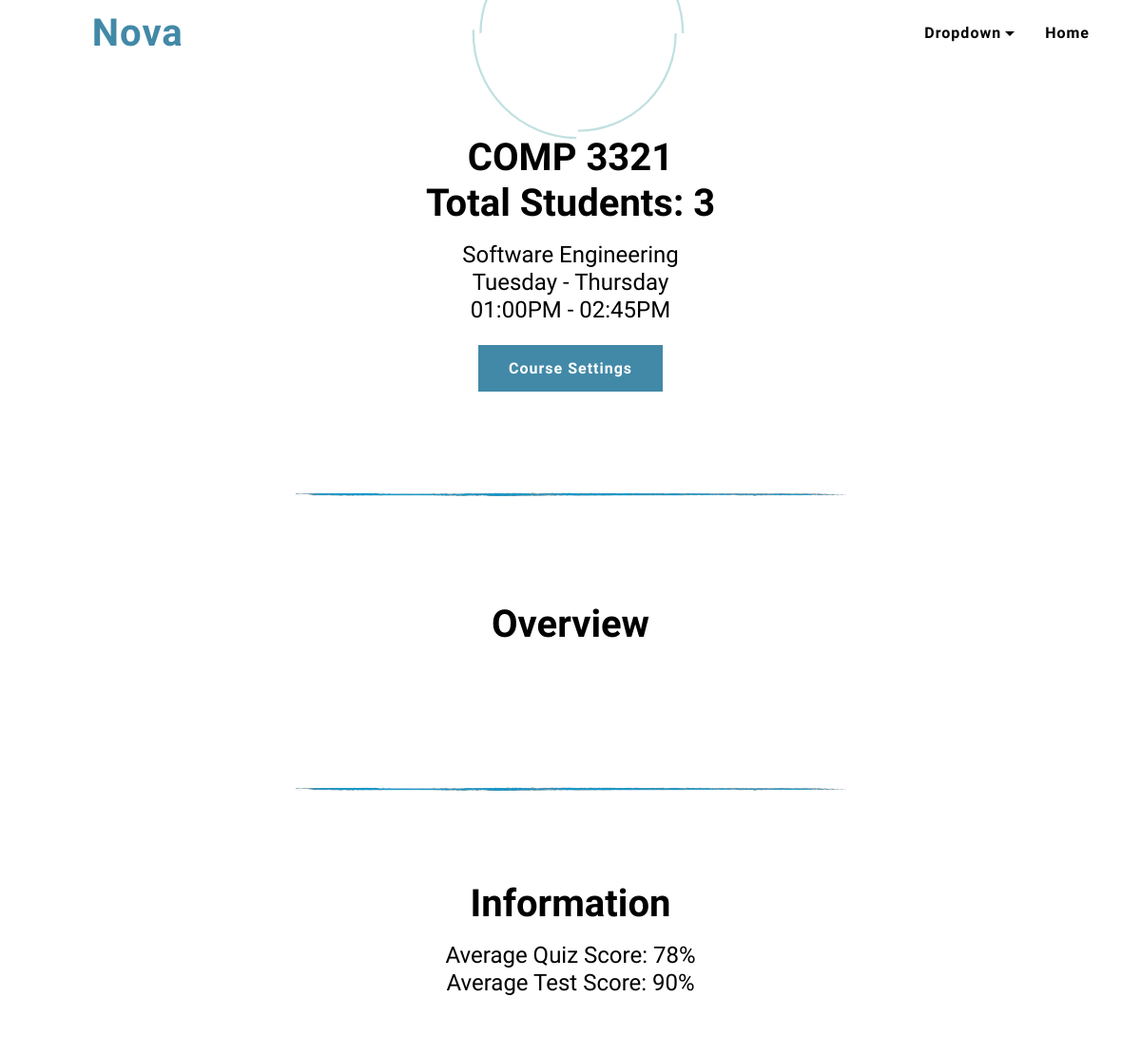
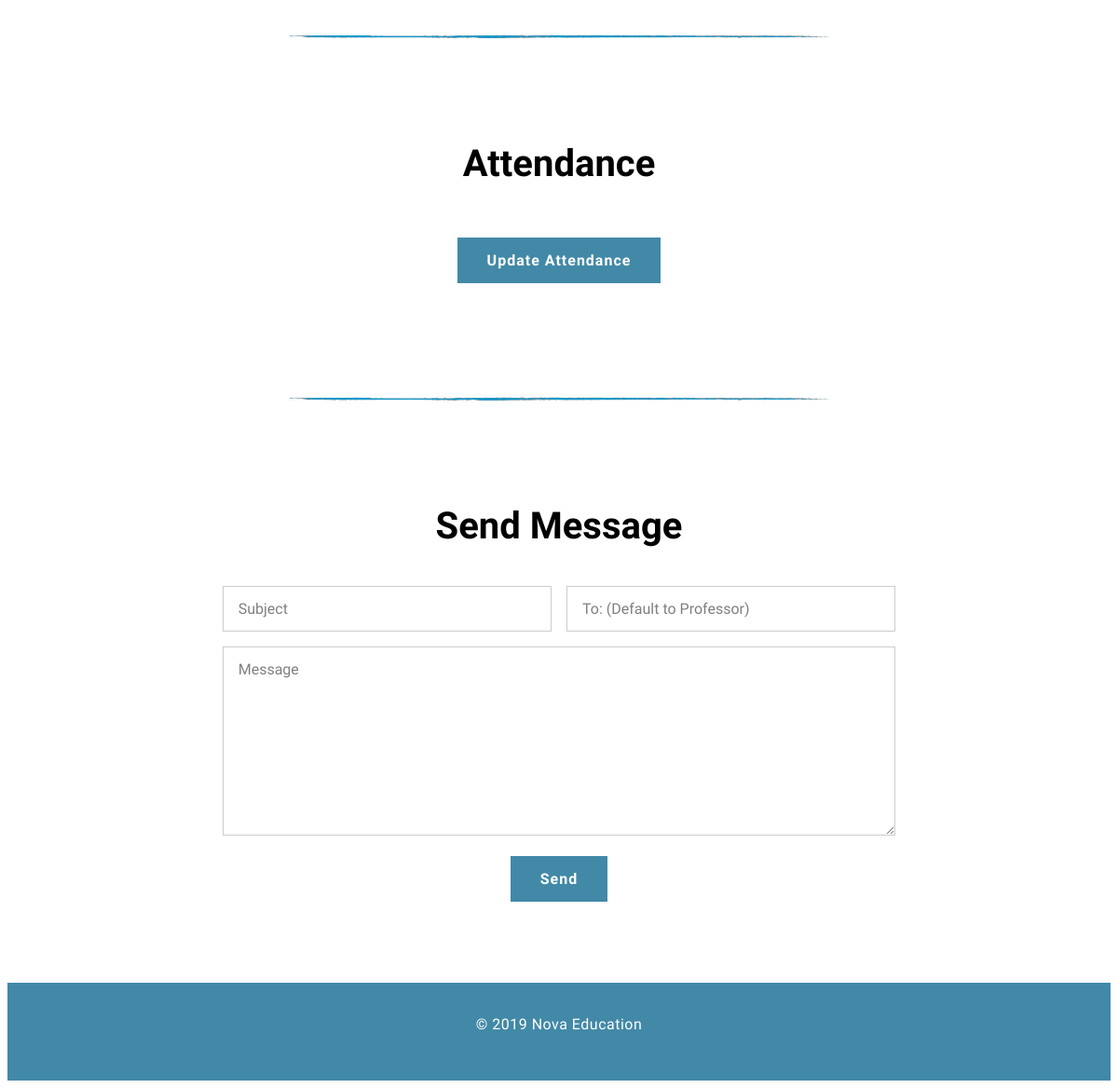
/center/teacher_class/2/2/ (signed in), run on the app's committed database (2 pictures, top to bottom).
### login/models.py (models this page shows)
class Classes(models.Model):
    id = models.AutoField(primary_key=True)
    class_id = models.CharField(max_length=50, null=True)
    class_section = models.CharField(max_length=50, null=True)
    class_name = models.CharField(max_length=50, null=True)
    class_number = models.IntegerField(null=True)
    class_teacher = models.CharField(max_length=50, null=True)
    class_teacher_number = models.IntegerField(null=True)
    class_credits = models.IntegerField(null=True)
    class_desc = models.CharField(max_length=50, null=True)
    class_day = models.CharField(max_length=50, null=True)
    class_times = models.CharField(max_length=50, null=True)
    contents = models.ForeignKey(Content, on_delete=models.CASCADE)
    def days(self):
        a = self.class_day.split("-")
        return a
    def times(self):
        a = self.class_times.split("-")
        return a

### center/views.py (the view)
# urls.py: url(r'^teacher_class/(?P<nm>[0-9]+)/(?P<tm>[0-9]+)/$', views.teacherClass, name='teacherClass'),
@login_required(login_url='/login/')
def teacherClass(request, nm, tm):
    template = loader.get_template('center/teacher_class.html')
    class_of = Classes.objects.filter(class_id__contains=nm)
    teacher = Teacher.objects.filter(nova_id__contains=tm)
    content = Content.objects.filter(class_id__contains=nm, teacher=tm)
    num_student = len(Grade.objects.filter(class_of__class_id__contains=nm))
    context = {
        'teacher' : teacher,
        'class' : class_of,
        'num_student': num_student,
        'content' : content,
    }
    return HttpResponse(template.render(context, request))

### center/templates/center/teacher_class.html (shortened to what this page needs)
{% load static %}
<!DOCTYPE html>
<html amp>
<head>
  <link rel="stylesheet" type="text/css" href="{% static "css/styleAll.css" %}">
</head>
<body>
    <section class="menu1 menu horizontal-menu cid-rG2YIN3tjl" id="menu1-c">
  	<nav class="navbar navbar-dropdown navbar-expand-lg navbar-fixed-top">
  		<div class="menu-container container">
  			<div class="navbar-brand">
  				<div class="navbar-logo">
  					<amp-img src="{% static "img/logoPicOnly.png" %}" layout="responsive" height="69" width="69" alt="" class="placeholder-loader">
  						<div placeholder="" class="placeholder">
                                  </div>
  					</amp-img>
  				</div>
  				<span class="navbar-caption-wrap"><a class="navbar-caption mbr-bold text-primary display-2" href="/">Nova</a></span>
  			</div>
  			<div class="collapse navbar-collapse" id="navbarSupportedContent">
  				<ul class="navbar-nav nav-dropdown" data-app-modern-menu="true"><li class="nav-item dropdown open">
  						<a class="nav-link link mbr-bold text-black dropdown-toggle display-7" data-toggle="dropdown-submenu" aria-expanded="true">Dropdown</a>
  					</li>
  					<li class="nav-item">
  						<a class="nav-link mbr-bold link text-black display-7" href="https://8b.com">Home</a>
  					</li>
                  </ul>
  			</div>
  		</div>
  	</nav>
  </section>
<section class="title1 cid-rIcgJ8fz2s" id="title1-27">
    <div class="container">
        <div class="title align-center">
            {%for class in class%}
            <h3 class="mbr-section-title mbr-fonts-style mbr-bold display-2">{{class.class_name}} {{class.class_number}}<br>Total Students: {{num_student}}</h3>
            <h4 class="mbr-text mbr-fonts-style mbr-pt-2 display-5">{{class.class_desc}}<br>{{class.days.0}} - {{class.days.1}}<br>{{class.times.0}} - {{class.times.1}}</h4>
            <div class="card-btn mbr-section-btn mbr-pt-2"><a class="btn btn-lg btn-primary display-7" href="settings/">Course Settings</a></div>
            {%endfor%}
        </div>
    </div>
</section>
<img src="{% static "img/line.png" %}" layout="responsive" width="100" height="70">
<section class="features1 cid-rIcoEr8Uco" id="features1-28">
    <div class="container">
        <div class="title-wrap mbr-pb-4 align-center">
            <h3 class="mbr-section-title mbr-bold mbr-fonts-style display-2">Overview</h3>
        </div>
    </div>
</section>
<img src="{% static "img/line.png" %}" layout="responsive" width="100" height="70">
<section class="title1 cid-rIcgJ8fz2s" id="title1-27">
    <div class="container">
        <div class="title align-center">
            <h3 class="mbr-section-title mbr-fonts-style mbr-bold display-2">Information</h3>
            <h4 class="mbr-text mbr-fonts-style mbr-pt-2 display-5">Average Quiz Score: 78%<br>Average Test Score: 90%</h4>
        </div>
    </div>
</section>
<img src="{% static "img/line.png" %}" layout="responsive" width="100" height="70">
<section class="features1 cid-rIcoEr8Uco" id="features1-28">
    <div class="container">
        <div class="title-wrap mbr-pb-4 align-center">
            <h3 class="mbr-section-title mbr-bold mbr-fonts-style display-2">Attendance</h3>
        </div>
        <div class="mbr-section-btn align-center">
            <div class="card-btn mbr-section-btn mbr-pt-2"><a class="btn btn-lg btn-primary display-7" href="../../class/attendance/">Update Attendance</a></div>
        </div>
            </div>
</section>
<img src="{% static "img/line.png" %}" layout="responsive" width="100" height="70">
<section class="contacts5 cid-rIcqjq2EAD" id="contacts5-29">
    <div class="container">
        <div class="title mbr-pb-4 align-center">
            <div class="title-block">
                <h3 class="mbr-section-title mbr-bold mbr-fonts-style display-2">Send Message</h3>
            </div>
        </div>
        <div class="form-block mbr-col-lg-8 mbr-m-auto" data-form-type="formoid">
            <form class="mbr-form mbr-jc-c mbr-flex mbr-m-auto mbr-column" method="post" target="_top" action-xhr="https://formoid.net/api/amp-form/push" data-form-title="8b Form">
                <div class="fieldset">
                    <div class="field" data-for="form[data][0][1]">
                        <input type="text" name="form[data][0][1]" data-form-field="Name" placeholder="Subject" required="" id="form[data][0][1]-contacts5-29">
                    </div>
                    <div class="field" data-for="form[data][1][1]">
                        <input type="text" name="form[data][1][1]" data-form-field="Last Name" placeholder="To: (Default to Professor)" required="" id="form[data][1][1]-contacts5-29">
                    </div>
                    <div class="text-field" data-for="form[data][4][1]">
                        <textarea name="form[data][2][1]" rows="7" data-form-field="Message" placeholder="Message" id="form[data][4][1]-contacts5-29"></textarea>
                    </div>
                </div>
                <div class="mbr-section-btn align-center">
                    <button type="submit" class="btn btn-md btn-primary btn-form display-7">Send</button>
                </div>
            </form>
        </div>
    </div>
</section>
<section class="footer1 cid-rG2Znbcnke" id="footer1-d">
    <div class="footer-container container">
        <div class="mbr-row link-items mbr-jc-c mbr-fonts-style display-7">
        <div class="copyright mbr-px-2 mbr-flex mbr-jc-c">
            <p class="mbr-text mbr-fonts-style mbr-white align-center display-7">© <span>2019 Nova Education</span></p>
        </div>
    </div>
</section>
</body>
</html>

### center/templates/center/teacher_class.html (style rules this page uses)
body { -webkit-animation:-amp-start 8s steps(1,end) 0s 1 normal both;-moz-animation:-amp-start 8s steps(1,end) 0s 1 normal both;-ms-animation:-amp-start 8s steps(1,end) 0s 1 normal both;animation:-amp-start 8s steps(1,end) 0s 1 normal both }

### data on the page
Classes: class_name "COMP", class_number "3321", class_credits "3", class_desc "Software Engineering", days.0 "Tuesday", days.1 "Thursday", times.0 "01:00PM", times.1 "02:45PM"
